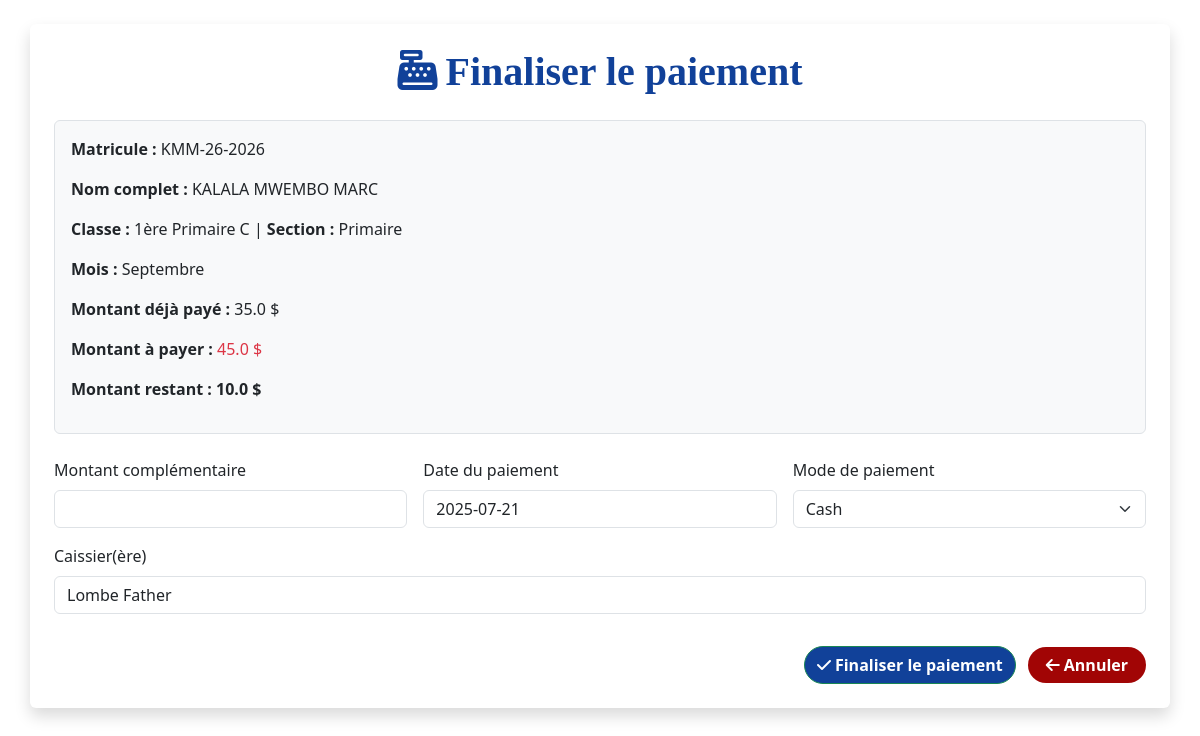
Screenshot of /finaliser_paiement/KMM-26-2026/Septembre (signed in) with the database file from the repository.
### tables this page shows
CREATE TABLE paiements (id INTEGER PRIMARY KEY AUTOINCREMENT, matricule TEXT NOT NULL, mois TEXT NOT NULL, montant_paye REAL NOT NULL, montant_a_payer REAL NOT NULL, date_paiement TEXT NOT NULL, mode_paiement TEXT, observation TEXT, annee_scolaire TEXT NOT NULL, montant_restant REAL);

CREATE TABLE eleves (id INTEGER PRIMARY KEY AUTOINCREMENT, matricule TEXT, nom TEXT NOT NULL, postnom TEXT NOT NULL, prenom TEXT NOT NULL, genre TEXT NOT NULL, section TEXT NOT NULL, classe TEXT NOT NULL, annee_scolaire TEXT NOT NULL, date_inscription TEXT NOT NULL, lieu_naissance TEXT, date_naissance TEXT, ecole_provenance TEXT, classe_precedente TEXT, responsable TEXT NOT NULL, telephone_responsable TEXT NOT NULL, fonction_responsable TEXT, statut_eleve TEXT, frais_inscription TEXT NOT NULL, ram_papier TEXT, frais_bulletin TEXT, deux_savons TEXT, deux_ph TEXT, fournitures TEXT, adresse TEXT);

### app.py (the view, shortened to what this page needs)
@app.route('/finaliser_paiement/<matricule>/<mois>', methods=['GET', 'POST'])
@login_required
def finaliser_paiement(matricule, mois):
    conn = sqlite3.connect('ecole.db')
    conn.row_factory = sqlite3.Row
    cursor = conn.cursor()
    paiement = conn.execute("""
        SELECT p.*, e.nom, e.postnom, e.prenom, e.classe, e.section, e.genre
        FROM paiements p
        JOIN eleves e ON p.matricule = e.matricule
        WHERE p.matricule = ? AND p.mois = ?
    """, (matricule, mois)).fetchone()
    if not paiement:
        conn.close()
        return "Paiement introuvable", 404
    somme_paye = conn.execute("""
        SELECT SUM(montant_paye) as total
        FROM paiements
        WHERE matricule = ? AND mois = ? AND annee_scolaire = ?
    """, (matricule, mois, paiement['annee_scolaire'])).fetchone()
    montant_paye_total = float(somme_paye['total'] or 0)
    montant_a_payer = float(paiement['montant_a_payer'] or 0)
    montant_restant = montant_a_payer - montant_paye_total
    cursor.execute("SELECT section FROM eleves WHERE matricule = ?", (matricule,))
    section_row = cursor.fetchone()
    if section_row:
        section = section_row[0]
        role_utilisateur = session.get('role_utilisateur', '').lower()
        if role_utilisateur not in ['full', section.lower()]:
            return redirect(url_for('eleves_non_en_ordre'))
    nom_caissier = session.get('nom_utilisateur', 'inconnu')
    conn.close()
    return render_template("finaliser_paiement.html",
                           paiement=paiement,
                           montant_restant=montant_restant,
                           montant_paye_total=montant_paye_total,  # 🆕 ligne à ajouter
                           nom_caissier=nom_caissier,
                           current_date=datetime.now().strftime('%Y-%m-%d'),)

### app.py (called while the page is built)
def login_required(f):
    @wraps(f)
    def decorated_function(*args, **kwargs):
        if not session.get('connecte'):
            flash("Vous devez être connecté pour accéder à cette page.", "warning")
            return redirect(url_for('connexion'))
        return f(*args, **kwargs)
    return decorated_function

### templates/finaliser_paiement.html (shortened to what this page needs)
<!DOCTYPE html>
<html lang="fr">
<head>
    <link href="https://cdn.jsdelivr.net/npm/bootstrap@5.3.2/dist/css/bootstrap.min.css" rel="stylesheet">
    <link href="https://cdnjs.cloudflare.com/ajax/libs/font-awesome/6.4.2/css/all.min.css" rel="stylesheet">
</head>
<body class="bg-light p-4" style="background-color: #fff !important;">
<div class="container bg-white p-4 rounded shadow">
    <h2 class="text-center mb-4 text-primary" style="font-weight: bold; font-family: serif; font-size: 40px; color: #114199 !important;">
        <i class="fa-solid fa-cash-register me-2"></i>Finaliser le paiement
    </h2>
    <div class="mb-4 border rounded p-3 bg-light">
        <p><strong>Matricule :</strong> {{ paiement.matricule }}</p>
        <p><strong>Nom complet :</strong> {{ paiement.nom }} {{ paiement.postnom }} {{ paiement.prenom }}</p>
        <p><strong>Classe :</strong> {{ paiement.classe }} | <strong>Section :</strong> {{ paiement.section }}</p>
        <p><strong>Mois :</strong> {{ paiement.mois }}</p>
        <p><strong>Montant déjà payé :</strong> {{ montant_paye_total | float | round(2) }} $</p>
        <p><strong>Montant à payer :</strong> <span class="text-danger">{{ paiement.montant_a_payer }} $</span></p>
        <p><strong>Montant restant :</strong> <span class="fw-bold">{{ montant_restant }} $</span></p>
    </div>
    <form method="POST" class="row g-3">
        <div class="col-md-4">
            <label class="form-label">Montant complémentaire</label>
            <input type="number" name="montant_complement" class="form-control" required min="0" max="{{ montant_restant }}">
        </div>
        <div class="col-md-4">
            <label class="form-label">Date du paiement</label>
            <input type="text" name="date_paiement" value="{{ current_date }}" class="form-control" readonly>
        </div>
        <div class="col-md-4">
            <label class="form-label">Mode de paiement</label>
            <select name="mode_paiement" class="form-select" required>
                <option selected>Cash</option>
            </select>
        </div>
        <div class="mb-3">
            <label for="caissier" class="form-label">Caissier(ère)</label>
            <input type="text" class="form-control" id="caissier" name="caissier" value="{{ nom_caissier }}" readonly>
        </div>
        <div class="col-md-12 text-end">
            <button type="submit" class="btn btn-success rounded-pill" style="background-color: #114199; color: white; font-weight: bold;">
                <i class="fa-solid fa-check me-1"></i>Finaliser le paiement
            </button>
            <a href="{{ url_for('eleves_non_en_ordre') }}" class="btn btn-secondary rounded-pill ms-2">
                <i class="fa-solid fa-arrow-left me-1"></i>Annuler
            </a>
        </div>
    </form>
</div>
</body>
</html>

### templates/finaliser_paiement.html (style rules this page uses)
.btn-secondary { background-color: #a10505; color: white; font-weight: bold; border-radius: 5px; padding: 6px 18px; border: none; text-decoration: none; }

### rows the page displays
paiements: matricule "KMM-26-2026", mois "Septembre", montant_a_payer "45.0"
eleves: nom "KALALA", postnom "MWEMBO", prenom "MARC", classe "1ère Primaire C", section "Primaire"

### other values shown
{{ montant_paye_total | float | round(2) }} "35.0"
{{ montant_restant }} "10.0"
